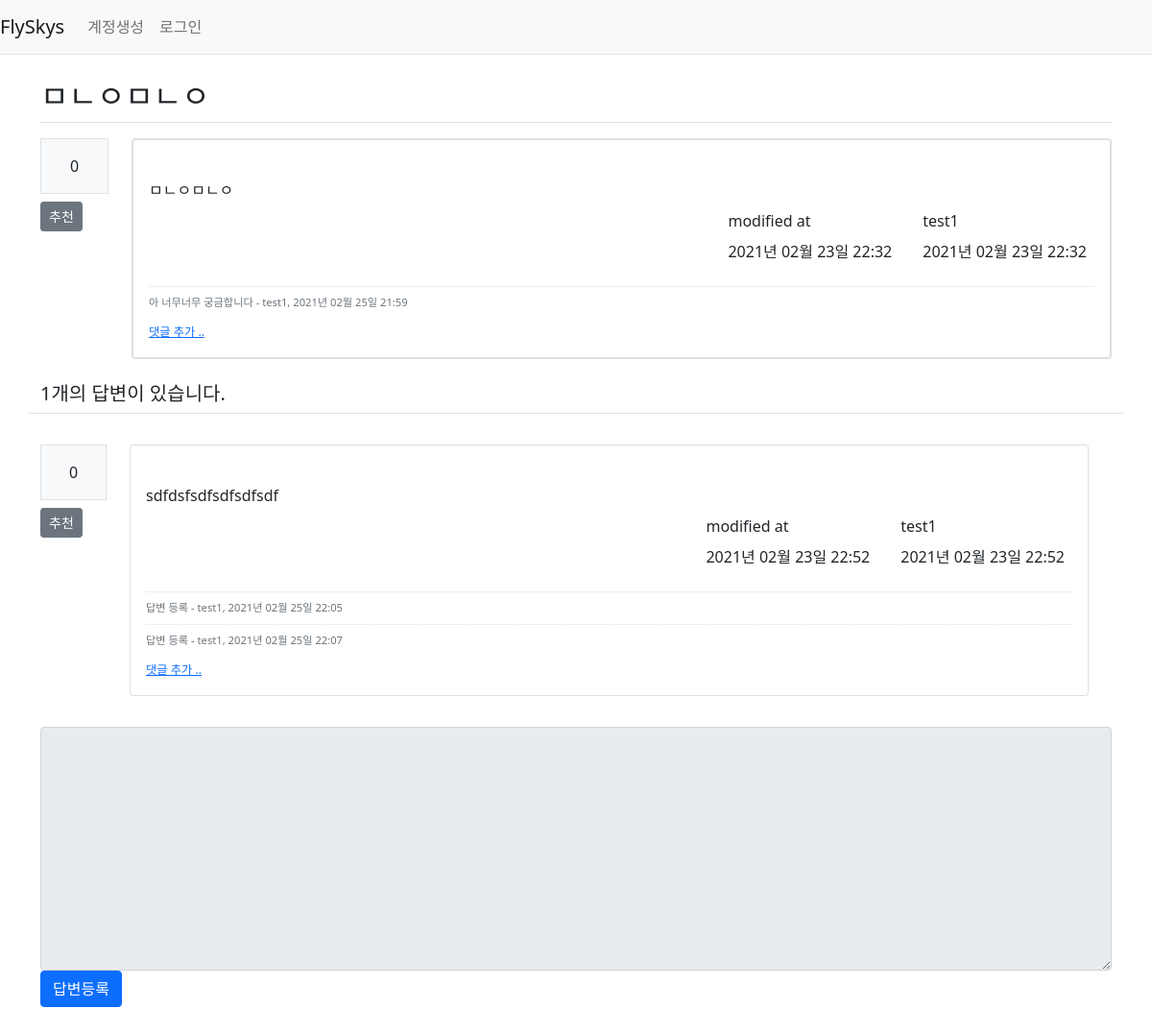
/question/detail/307/, run on the app's committed database.
### flyskys/models.py (models this page shows)
class Question(db.Model):
    id = db.Column(db.Integer, primary_key=True)
    subject = db.Column(db.String(200), nullable=False)
    content = db.Column(db.Text(), nullable=False)
    create_date = db.Column(db.DateTime(), nullable=False)
    user_id = db.Column(db.Integer, db.ForeignKey(
        'user.id', ondelete='CASCADE'), nullable=False)
    user = db.relationship('User', backref=db.backref('question_set'))
    modify_date = db.Column(db.DateTime(), nullable=True)
    voter = db.relationship('User', secondary=question_voter,
                            backref=db.backref('question_voter_set'))

class User(db.Model):
    id = db.Column(db.Integer, primary_key=True)
    username = db.Column(db.String(150), unique=True, nullable=False)
    password = db.Column(db.String(200), nullable=False)
    email = db.Column(db.String(120), unique=True, nullable=False)

class Comment(db.Model):
    id = db.Column(db.Integer, primary_key=True)
    user_id = db.Column(db.Integer, db.ForeignKey(
        "user.id", ondelete="CASCADE"), nullable=False)
    user = db.relationship('User', backref=db.backref('comment_set'))
    content = db.Column(db.Text(), nullable=False)
    create_date = db.Column(db.DateTime(), nullable=False)
    modify_date = db.Column(db.DateTime())
    question_id = db.Column(db.Integer, db.ForeignKey(
        'question.id', ondelete='CASCADE'), nullable=True)
    question = db.relationship('Question', backref=db.backref('comment_set'))
    answer_ud = db.Column(db.Integer, db.ForeignKey(
        'answer.id', ondelete='CASCADE'), nullable=True)
    answer = db.relationship('Answer', backref=db.backref('comment_set'))

class Answer(db.Model):
    id = db.Column(db.Integer, primary_key=True)
    question_id = db.Column(
        db.Integer, db.ForeignKey("question.id", ondelete="CASCADE")
    )
    question = db.relationship("Question", backref=db.backref("answer_set"))
    content = db.Column(db.Text(), nullable=False)
    create_date = db.Column(db.DateTime(), nullable=False)
    user_id = db.Column(db.Integer, db.ForeignKey(
        'user.id', ondelete='CASCADE'), nullable=False)
    user = db.relationship('User', backref=db.backref('answer_set'))
    modify_date = db.Column(db.DateTime(), nullable=True)
    voter = db.relationship('User', secondary=answer_voter,
                            backref=db.backref('answer_voter_set'))

### flyskys/views/question_views.py (the view)
@bp.route("/detail/<int:question_id>/")
def detail(question_id):
    form = AnswerForm()
    question = Question.query.get_or_404(question_id)
    return render_template("question/question_detail.html", question=question, form=form)

### flyskys/forms.py
class AnswerForm(FlaskForm):
    content = TextAreaField(
        '내용', validators=[DataRequired('내용은 필수 입력 항목입니다.')])

### flyskys/filter.py (called while the page is built)
def format_datetime(value, fmt='%Y년 %m월 %d일 %H:%M'):
    return value.strftime(fmt)

### flyskys/views/auth_views.py (called while the page is built)
@bp.before_app_request
def load_logged_in_user():
    user_id = session.get('user_id')
    if user_id is None:
        g.user = None
    else:
        g.user = User.query.get(user_id)

### flyskys/templates/question/question_detail.html (shortened to what this page needs)
{% extends 'base.html' %} {% block content %}
<div class="container my-3">
  <h2 class="border-bottom py-2">{{ question.subject }}</h2>
  <div class="row my-3">
    <div class="col-1">
      <div class="bg-light text-center p-3 border font-weight-bolder mb-1">
        {{ question.voter|length }}
      </div>
      <a
        href="#"
        data-uri="{{ url_for('vote.question', question_id=question.id) }}"
        class="recommend btn btn-sm btn-secondary btn-block my-1"
        >추천</a
      >
    </div>
    <div class="col-11">
      <div class="card">
        <div class="card">
          <div class="card-body">
            <div class="card-text" style="white-space: pre-line">
              {{ question.content }}
            </div>
            <div class="d-flex justify-content-end">
              {% if question.modify_date %}
              <div class="p-2 text-left mx-3">
                <div class="mb-2">modified at</div>
                <div>{{ question.modify_date|datetime }}</div>
              </div>
              {% endif %}
              <div class="p-2 text-left">
                <div class="mb-2">{{ question.user.username }}</div>
                <div>{{ question.create_date|datetime }}</div>
              </div>
            </div>
            {% if question.comment_set|length > 0 %}
            <div class="mt-3">
              {% for comment in question.comment_set %}
              <div class="comment py-2 text-muted">
                <span style="white-space: pre-line">{{ comment.content }}</span>
                <span>
                  - {{ comment.user.username }}, {{ comment.create_date|datetime
                  }}
                </span>
              </div>
              {% endfor %}
            </div>
            {% endif %}
            <div>
              <a
                href="{{ url_for('comment.create_question', question_id=question.id) }}"
                class="small"
                ><small>댓글 추가 ..</small></a
              >
            </div>
          </div>
        </div>
      </div>
    </div>
    <h5 class="border-bottom my-3 py-2">
      {{ question.answer_set|length }}개의 답변이 있습니다.
    </h5>
    {% for answer in question.answer_set %}
    <div class="row my-3">
      <div class="col-1">
        <div class="bg-light text-center p-3 border font-weight-bolder mb-1">
          {{ answer.voter|length }}
        </div>
        <a
          href="#"
          data-uri="{{ url_for('vote.answer', answer_id=answer.id) }}"
          class="recommend btn btn-sm btn-secondary btn-block my-1"
          >추천</a
        >
      </div>
      <div class="col-11">
        <div class="card">
          <div class="card-body">
            <div class="card-text" style="white-space: pre-line">
              {{ answer.content }}
            </div>
            <div class="d-flex justify-content-end">
              {% if answer.modify_date %}
              <div class="p-2 text-left mx-3">
                <div class="mb-2">modified at</div>
                <div>{{ answer.modify_date|datetime }}</div>
              </div>
              {% endif %}
              <div class="p-2 text-left">
                <div class="mb-2">{{ answer.user.username }}</div>
                <div>{{ answer.create_date|datetime }}</div>
              </div>
            </div>
            {% if answer.comment_set|length > 0 %}
            <div class="mt-3">
              {% for comment in answer.comment_set %}
              <div class="comment py-2 text-muted">
                <span style="white-space: pre-line">{{ comment.content }}</span>
                <span>
                  - {{ comment.user.username }}, {{ comment.create_date|datetime
                  }}
                </span>
              </div>
              {% endfor %}
            </div>
            {% endif %}
            <div>
              <a
                href="{{ url_for('comment.create_answer', answer_id=answer.id) }}"
                class="small"
                ><small>댓글 추가 ..</small></a
              >
            </div>
          </div>
        </div>
      </div>
    </div>
    {% endfor %}
    <form
      action="{{ url_for('answer.create', question_id=question.id) }}"
      method="post"
      class="my-3"
    >
      <div class="form-group">
        <textarea
          {%
          if
          not
          g.user
          %}disabled{%
          endif
          %}
          name="content"
          id="content"
          class="form-control"
          rows="10"
        ></textarea>
      </div>
      <input type="submit" value="답변등록" class="btn btn-primary" />
    </form>
  </div>
  {% endblock %}

### flyskys/static/style.css (style rules this page uses)
.comment { border-top: dotted 1px #ddd; font-size: 0.7em; }

### data on the page
Question: subject "ㅁㄴㅇㅁㄴㅇ", content "ㅁㄴㅇㅁㄴㅇ", modify_date "2021년 02월 23일 22:32", create_date "2021년 02월 23일 22:32"
User: user.username "test1"
Comment: content "아 너무너무 궁금합니다", user.username "test1", create_date "2021년 02월 25일 21:59"
Answer: voter|length "0", content "sdfdsfsdfsdfsdfsdf", modify_date "2021년 02월 23일 22:52", user.username "test1", create_date "2021년 02월 23일 22:52"
Comment: content "답변 등록", user.username "test1", create_date "2021년 02월 25일 22:05"
Comment: content "답변 등록", user.username "test1", create_date "2021년 02월 25일 22:07"

### other printed values
{{ question.voter|length }} "0"
{{ question.answer_set|length }} "1"
